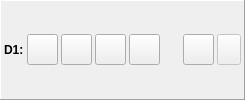
     <widget class="QFrame" name="horizontalFrame_1">
      <property name="sizePolicy">
       <sizepolicy hsizetype="Expanding" vsizetype="Fixed">
        <horstretch>0</horstretch>
        <verstretch>0</verstretch>
       </sizepolicy>
      </property>
      <property name="contextMenuPolicy">
       <enum>Qt::ActionsContextMenu</enum>
      </property>
      <property name="frameShape">
       <enum>QFrame::Panel</enum>
      </property>
      <property name="frameShadow">
       <enum>QFrame::Raised</enum>
      </property>
      <property name="lineWidth">
       <number>1</number>
      </property>
      <layout class="QHBoxLayout" name="horizontalLayout">
       <property name="spacing">
        <number>3</number>
       </property>
       <property name="margin">
        <number>3</number>
       </property>
       <item>
        <widget class="QLabel" name="label_3">
         <property name="sizePolicy">
          <sizepolicy hsizetype="Fixed" vsizetype="Fixed">
           <horstretch>0</horstretch>
           <verstretch>0</verstretch>
          </sizepolicy>
         </property>
         <property name="font">
          <font>
           <weight>75</weight>
           <bold>true</bold>
          </font>
         </property>
         <property name="text">
          <string>D1:</string>
         </property>
         <property name="margin">
          <number>5</number>
         </property>
        </widget>
       </item>
       <item>
        <widget class="QToolButton" name="buttonMountDisk_1">
         <property name="minimumSize">
          <size>
           <width>31</width>
           <height>31</height>
          </size>
         </property>
         <property name="maximumSize">
          <size>
           <width>31</width>
           <height>31</height>
          </size>
         </property>
        </widget>
       </item>
       <item>
        <widget class="QToolButton" name="buttonMountFolder_1">
         <property name="minimumSize">
          <size>
           <width>31</width>
           <height>31</height>
          </size>
         </property>
         <property name="maximumSize">
          <size>
           <width>31</width>
           <height>31</height>
          </size>
         </property>
        </widget>
       </item>
       <item>
        <widget class="QToolButton" name="buttonEject_1">
         <property name="minimumSize">
          <size>
           <width>31</width>
           <height>31</height>
          </size>
         </property>
         <property name="maximumSize">
          <size>
           <width>31</width>
           <height>31</height>
          </size>
         </property>
        </widget>
       </item>
       <item>
        <widget class="QToolButton" name="buttonEditDisk_1">
         <property name="minimumSize">
          <size>
           <width>31</width>
           <height>31</height>
          </size>
         </property>
         <property name="maximumSize">
          <size>
           <width>31</width>
           <height>31</height>
          </size>
         </property>
         <property name="checkable">
          <bool>false</bool>
         </property>
        </widget>
       </item>
       <item>
        <layout class="QVBoxLayout" name="verticalLayout">
         <property name="spacing">
          <number>0</number>
         </property>
         <property name="leftMargin">
          <number>5</number>
         </property>
         <property name="rightMargin">
          <number>5</number>
         </property>
         <item>
          <widget class="QLabel" name="labelFileName_1">
           <property name="sizePolicy">
            <sizepolicy hsizetype="Ignored" vsizetype="Fixed">
             <horstretch>0</horstretch>
             <verstretch>0</verstretch>
            </sizepolicy>
           </property>
           <property name="autoFillBackground">
            <bool>false</bool>
           </property>
           <property name="text">
            <string/>
           </property>
           <property name="textFormat">
            <enum>Qt::PlainText</enum>
           </property>
           <property name="wordWrap">
            <bool>false</bool>
           </property>
          </widget>
         </item>
         <item>
          <widget class="QLabel" name="labelImageProperties_1">
           <property name="sizePolicy">
            <sizepolicy hsizetype="Preferred" vsizetype="Fixed">
             <horstretch>0</horstretch>
             <verstretch>0</verstretch>
            </sizepolicy>
           </property>
           <property name="palette">
            <palette>
             <active>
              <colorrole role="WindowText">
               <brush brushstyle="SolidPattern">
                <color alpha="255">
                 <red>128</red>
                 <green>128</green>
                 <blue>128</blue>
                </color>
               </brush>
              </colorrole>
              <colorrole role="Mid">
               <brush brushstyle="SolidPattern">
                <color alpha="255">
                 <red>157</red>
                 <green>155</green>
                 <blue>144</blue>
                </color>
               </brush>
              </colorrole>
             </active>
             <inactive>
              <colorrole role="WindowText">
               <brush brushstyle="SolidPattern">
                <color alpha="255">
                 <red>128</red>
                 <green>128</green>
                 <blue>128</blue>
                </color>
               </brush>
              </colorrole>
              <colorrole role="Mid">
               <brush brushstyle="SolidPattern">
                <color alpha="255">
                 <red>157</red>
                 <green>155</green>
                 <blue>144</blue>
                </color>
               </brush>
              </colorrole>
             </inactive>
             <disabled>
              <colorrole role="WindowText">
               <brush brushstyle="SolidPattern">
                <color alpha="255">
                 <red>118</red>
                 <green>116</green>
                 <blue>108</blue>
                </color>
               </brush>
              </colorrole>
              <colorrole role="Mid">
               <brush brushstyle="SolidPattern">
                <color alpha="255">
                 <red>157</red>
                 <green>155</green>
                 <blue>144</blue>
                </color>
               </brush>
              </colorrole>
             </disabled>
            </palette>
           </property>
           <property name="textFormat">
            <enum>Qt::PlainText</enum>
           </property>
           <property name="alignment">
            <set>Qt::AlignRight|Qt::AlignTrailing|Qt::AlignVCenter</set>
           </property>
           <property name="wordWrap">
            <bool>false</bool>
           </property>
          </widget>
         </item>
        </layout>
       </item>
       <item>
        <widget class="QToolButton" name="buttonSave_1">
         <property name="minimumSize">
          <size>
           <width>31</width>
           <height>31</height>
          </size>
         </property>
         <property name="maximumSize">
          <size>
           <width>31</width>
           <height>31</height>
          </size>
         </property>
         <property name="checkable">
          <bool>true</bool>
         </property>
        </widget>
       </item>
       <item>
        <widget class="QToolButton" name="autoSave_1">
         <property name="enabled">
          <bool>false</bool>
         </property>
         <property name="maximumSize">
          <size>
           <width>31</width>
           <height>31</height>
          </size>
         </property>
         <property name="toolTip">
          <string/>
         </property>
         <property name="statusTip">
          <string/>
         </property>
         <property name="text">
          <string/>
         </property>
         <property name="checkable">
          <bool>false</bool>
         </property>
         <property name="autoRaise">
          <bool>false</bool>
         </property>
        </widget>
       </item>
      </layout>
     </widget>
